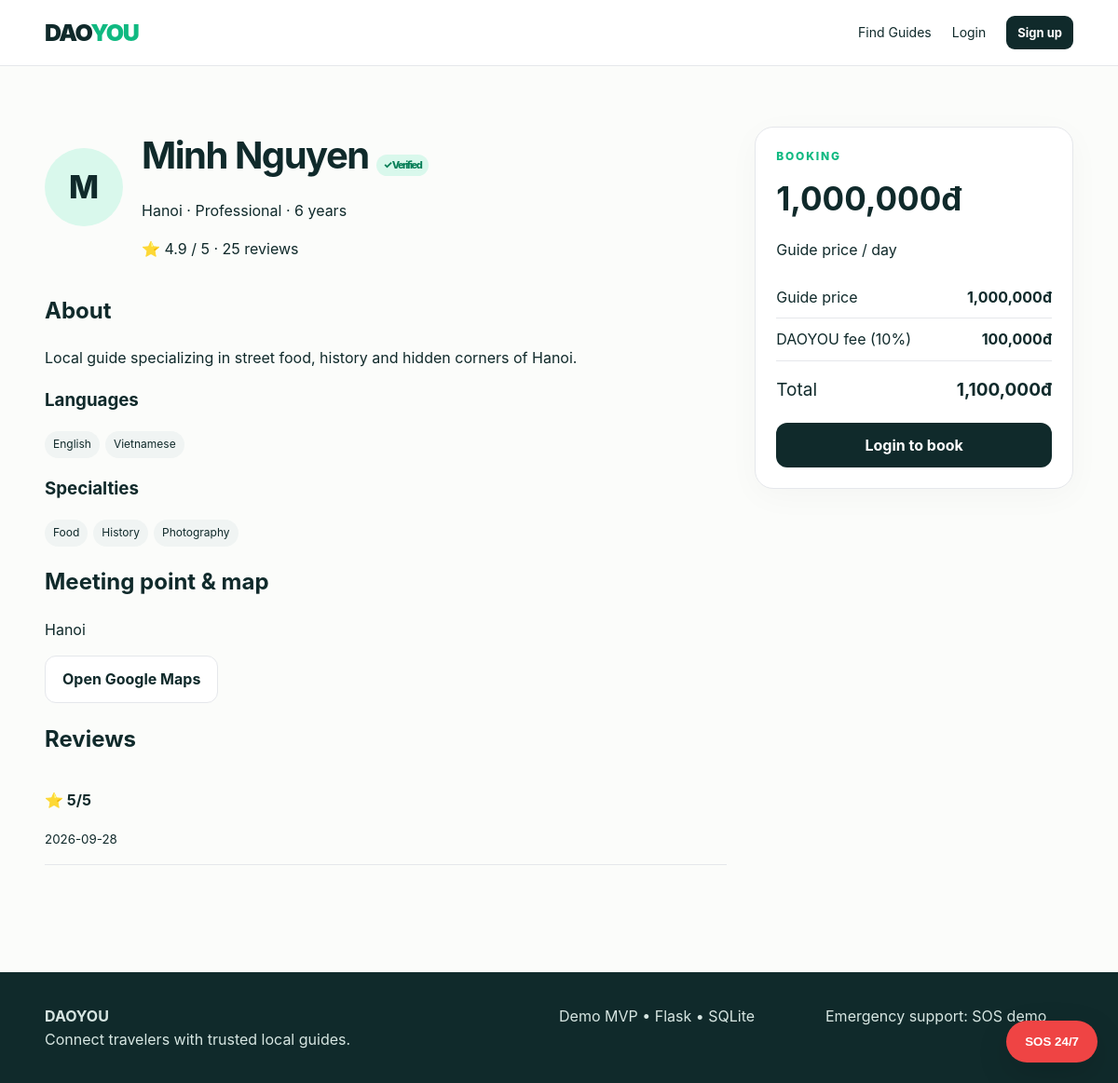
The app's page /guide/1 with its own data.
### app.py (models this page shows)
class User(db.Model):
    id = db.Column(db.Integer, primary_key=True)
    name = db.Column(db.String(120), nullable=False)
    email = db.Column(db.String(180), unique=True, nullable=False)
    password_hash = db.Column(db.String(255), nullable=False)
    role = db.Column(db.String(20), default="tourist", nullable=False)
    created_at = db.Column(db.DateTime, default=datetime.utcnow)
    guide_profile = db.relationship("GuideProfile", backref="user", uselist=False, cascade="all, delete-orphan")
    bookings_as_tourist = db.relationship("Booking", foreign_keys="Booking.tourist_id", backref="tourist")
    bookings_as_guide = db.relationship("Booking", foreign_keys="Booking.guide_id", backref="guide")
    reviews_written = db.relationship("Review", foreign_keys="Review.tourist_id", backref="reviewer")

class GuideProfile(db.Model):
    id = db.Column(db.Integer, primary_key=True)
    user_id = db.Column(db.Integer, db.ForeignKey("user.id"), unique=True, nullable=False)
    bio = db.Column(db.Text, default="")
    location = db.Column(db.String(120), default="Hanoi")
    languages = db.Column(db.String(300), default="English")
    specialties = db.Column(db.String(400), default="Culture")
    experience_years = db.Column(db.Integer, default=1)
    price = db.Column(db.Integer, default=1000000)
    guide_type = db.Column(db.String(30), default="Professional")
    certificate_file = db.Column(db.String(255))
    intro_video_file = db.Column(db.String(255))
    status = db.Column(db.String(30), default="pending")
    verified = db.Column(db.Boolean, default=False)
    rating = db.Column(db.Float, default=0.0)
    review_count = db.Column(db.Integer, default=0)
    available = db.Column(db.Boolean, default=True)
    created_at = db.Column(db.DateTime, default=datetime.utcnow)

class Review(db.Model):
    id = db.Column(db.Integer, primary_key=True)
    booking_id = db.Column(db.Integer, db.ForeignKey("booking.id"), unique=True, nullable=False)
    tourist_id = db.Column(db.Integer, db.ForeignKey("user.id"), nullable=False)
    guide_id = db.Column(db.Integer, db.ForeignKey("user.id"), nullable=False)
    rating = db.Column(db.Integer, nullable=False)
    comment = db.Column(db.Text, default="")
    created_at = db.Column(db.DateTime, default=datetime.utcnow)

### app.py (the view)
@app.route("/guide/<int:guide_id>")
def guide_detail(guide_id):
    profile = db.session.get(GuideProfile, guide_id) or abort(404)
    reviews = (
        Review.query.filter_by(guide_id=profile.user_id)
        .order_by(Review.created_at.desc()).all()
    )
    return render_template("guide_detail.html", profile=profile, reviews=reviews)

### app.py (called while the page is built)
def current_user():
    uid = session.get("user_id")
    return db.session.get(User, uid) if uid else None

@app.context_processor
def inject_globals():
    return {"current_user": current_user(), "now": datetime.utcnow()}

### templates/guide_detail.html (shortened to what this page needs)
{% extends "base.html" %}
{% block content %}
<section class="container page">
  <div class="profile-grid">
    <div class="profile-main">
      <div class="profile-hero">
        <div class="avatar big">{{ profile.user.name[:1] }}</div>
        <div><h1>{{ profile.user.name }} {% if profile.verified %}<span class="verified">✓ Verified</span>{% endif %}</h1>
        <p>{{ profile.location }} · {{ profile.guide_type }} · {{ profile.experience_years }} years</p>
        <div class="rating">⭐ {{ "%.1f"|format(profile.rating) }} / 5 · {{ profile.review_count }} reviews</div></div>
      </div>
      <h2>About</h2><p>{{ profile.bio }}</p>
      <h3>Languages</h3><div class="chips">{% for x in profile.languages.split(',') %}<span>{{ x }}</span>{% endfor %}</div>
      <h3>Specialties</h3><div class="chips">{% for x in profile.specialties.split(',') %}<span>{{ x }}</span>{% endfor %}</div>
      <h2>Meeting point & map</h2>
      <p>{{ profile.location }}</p>
      <a class="btn btn-outline" target="_blank" href="https://www.google.com/maps/search/?api=1&query={{ profile.location|urlencode }}">Open Google Maps</a>
      <h2>Reviews</h2>
      {% for r in reviews %}
        <div class="review"><b>⭐ {{ r.rating }}/5</b><p>{{ r.comment }}</p><small>{{ r.created_at.strftime('%Y-%m-%d') }}</small></div>
      {% else %}<p class="muted">No reviews yet.</p>{% endfor %}
    </div>
    <aside class="booking-card">
      <div class="eyebrow">BOOKING</div>
      <h2>{{ "{:,}".format(profile.price) }}đ</h2><p>Guide price / day</p>
      <div class="price-line"><span>Guide price</span><b>{{ "{:,}".format(profile.price) }}đ</b></div>
      <div class="price-line"><span>DAOYOU fee (10%)</span><b>{{ "{:,}".format((profile.price*0.10)|int) }}đ</b></div>
      <div class="price-total"><span>Total</span><b>{{ "{:,}".format((profile.price*1.10)|int) }}đ</b></div>
      {% if current_user and current_user.id != profile.user_id %}
        <a class="btn full" href="{{ url_for('book', guide_id=profile.id) }}">Book this guide</a>
      {% elif not current_user %}
        <a class="btn full" href="{{ url_for('login') }}">Login to book</a>
      {% endif %}
    </aside>
  </div>
</section>
{% endblock %}

### static/css/style.css (style rules this page uses)
:root { --ink:#102a2b; --muted:#667778; --mint:#10b981; --mint2:#d9f8ec; --cream:#f7f5ef; --white:#fff; --danger:#ef4444; --line:#e5e7eb; }
* { box-sizing:border-box }
body { margin:0;font-family:Inter,ui-sans-serif,system-ui,-apple-system,BlinkMacSystemFont,"Segoe UI",sans-serif;color:var(--ink);background:#fbfcfa;line-height:1.55 }
a { color:inherit;text-decoration:none }
.container { width:min(1120px,92%);margin:auto }
.btn { display:inline-flex;justify-content:center;align-items:center;border:0;border-radius:12px;background:var(--ink);color:#fff;padding:12px 18px;font-weight:750;cursor:pointer }
.btn-outline { background:#fff;color:var(--ink);border:1px solid var(--line) }
.full { width:100% }
.eyebrow { color:var(--mint);font-size:12px;font-weight:850;letter-spacing:1.8px }
.guide-card,.form-card,.booking-card,.table-card,.payment-card { background:#fff;border:1px solid var(--line);border-radius:20px;padding:22px;box-shadow:0 8px 35px #0d2e2a08 }
.avatar { width:54px;height:54px;border-radius:50%;background:var(--mint2);display:grid;place-items:center;font-size:23px;font-weight:850;margin-bottom:13px }
.avatar.big { width:84px;height:84px;font-size:34px }
.verified { display:inline-block;color:#087f58;background:var(--mint2);border-radius:999px;padding:3px 8px;font-size:11px;font-weight:800 }
.chips { display:flex;flex-wrap:wrap;gap:6px;margin:12px 0 }
.chips span { font-size:12px;background:#f0f4f3;padding:5px 9px;border-radius:999px }
.card-bottom,.price-line,.price-total { display:flex;justify-content:space-between;gap:15px }
.page { padding:55px 0 }
.profile-grid { display:grid;grid-template-columns:1.5fr .7fr;gap:30px }
.profile-hero { display:flex;gap:20px;align-items:center;margin-bottom:35px }
.profile-hero h1 { font-size:40px;letter-spacing:-1.5px;margin:0 0 4px }
.booking-card { position:sticky;top:95px;height:max-content }
.booking-card h2 { font-size:35px;margin:8px 0 }
.price-line { padding:10px 0;border-bottom:1px solid var(--line) }
.price-total { font-size:19px;padding:16px 0 20px }
.review { padding:15px 0;border-bottom:1px solid var(--line) }

### records on screen
User: user "M", user.name "Minh Nguyen"
GuideProfile: location "Hanoi", guide_type "Professional", experience_years "6", rating "4.9", review_count "25", bio "Local guide specializing in street food, history and hidden corners of Hanoi.", price "1,000,000", (profile.price*0.10)|int "100,000", (profile.price*1.10)|int "1,100,000"
Review: rating "5", created_at "2026-09-28"

### other values on screen
{{ x }} "English" "Vietnamese"
{{ x }} "Food" "History" "Photography"
